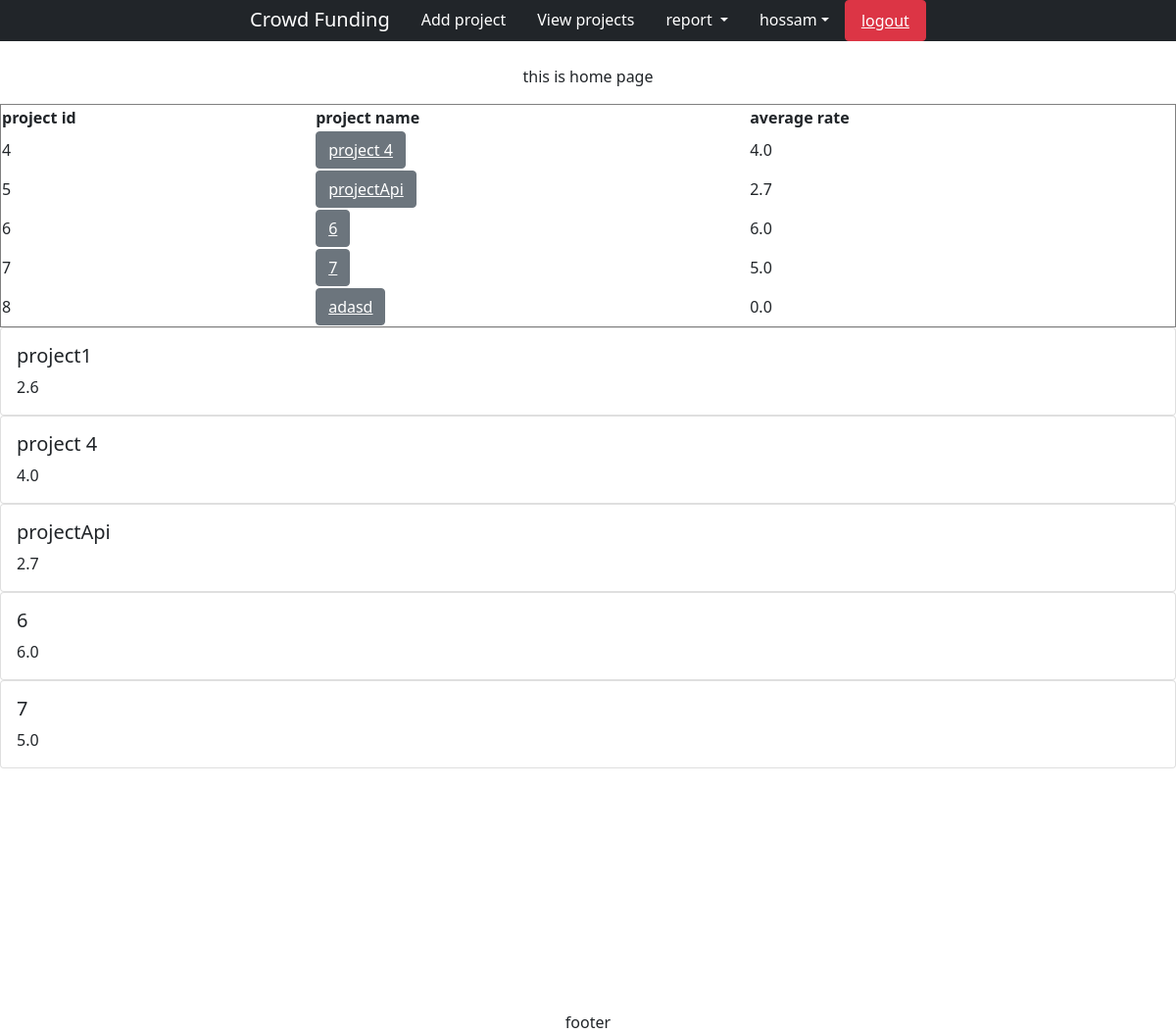
Screenshot of / (signed in) with the database file from the repository.
### projectApp/models.py (models this page shows)
class Projects(models.Model):
    project_id = models.AutoField(primary_key=True)
    title = models.CharField(max_length=50)
    project_details = models.CharField(max_length=500)
    total_target = models.IntegerField()
    total_donations = models.IntegerField(default=0)
    avg_rate = models.FloatField(default=0)
    start_date = models.DateField()
    end_date = models.DateField()
    tag = models.CharField(max_length=6, choices=Tags_CHOICES, default='tag1')
    category = models.CharField(max_length=6, choices=CATEGORY_CHOICES, default='cat1')
    def __str__(self):
        return self.title

### projectApp/views.py (the view)
# urls.py: path('',projectApp.views.viewLatest, name="home"),
def viewLatest(request):
    latestProjects = Projects.objects.all().order_by('-project_id')[:5][::-1]
    highestRate = Projects.objects.filter(
    avg_rate__gte=Projects.objects.order_by('-avg_rate')[4].avg_rate
)
    print(highestRate)
    return render(request, 'project/home.html', {'latestProjects': latestProjects, 'highestRate':highestRate})

### templates/project/home.html (shortened to what this page needs)
{% extends "base.html" %}
{% block name %}
{% if user.is_authenticated %}
<br>
<p style="text-align: center;"> this is home page </p>
{%endif%}
<table border="1" width="100%">
 <tr>
        <th> project id </th>
        <th> project name </th>
        <th> average rate  </th>
 {% for project in latestProjects %}
<tr>
<a>
        <td>{{ project.project_id }}</td>
        <td><button class="btn btn-secondary" ><a class="link" style="color: white" href="{% url 'projectdetails' project.project_id %}">{{ project.title }}</a></button></td>
        <td>{{ project.avg_rate }}</td>
     <td>
     </a>
 {% endfor %}
</table>
{% for project in highestRate %}
<div class="card-columns">
<div class="card  style="width: 18rem;">
  <div class="card-body">
    <h5 class="card-title">{{ project.title }}</h5>
    <p class="card-text">{{project.avg_rate}} </p>
  </div>
</div>
</div>{% endfor %}
{% endblock name %}

### templates/base.html (shortened to what this page needs)
<!DOCTYPE html>
<html lang="en">
<head>
    <link href="https://cdn.jsdelivr.net/npm/bootstrap@5.1.3/dist/css/bootstrap.min.css" rel="stylesheet"
>
</head>
<body>
{% if user.is_authenticated %}
<ul class="nav justify-content-center bg-dark">
    <a class="navbar-brand" style="color: white;" href="{% url 'home' %}">Crowd Funding</a>
    <li class="nav-item">
        <a class="nav-link active" style="color: white;" aria-current="page" href="{% url 'projectadd' %}">Add project</a>
    </li>
    <li class="nav-item">
        <a class="nav-link" style="color: white;" href="{% url 'viewprojects' %}">View projects</a>
    </li>
        <li class="nav-item dropdown">
        <a class="nav-link dropdown-toggle" style="color: white;" id="navbarDropdown2" role="button" data-bs-toggle="dropdown"
           aria-haspopup="true" aria-expanded="false">
            report
        </a>
    </li>
    <li class="nav-item">
        <a class="nav-link  dropdown-toggle  " style="color: white" data-bs-toggle="dropdown" role="button">
            {{user.username}}</a>
    </li>
    <li class="nav-item">
        <button class="nav-link btn btn-danger"><a  style="color:white" href="{% url 'logout' %}"> logout</a></button>
    </li>
</ul>
{% endif %}
{% block name %}{% endblock name %}
<pre>
</pre>
{% if user.is_authenticated %}
<footer style="text-align: center;">footer</footer>
{% endif %}
</body>
</html>

### rows the page displays
Projects: project_id "4", title "project 4", avg_rate "4.0"
Projects: project_id "5", title "projectApi", avg_rate "2.7"
Projects: project_id "6", title "6", avg_rate "6.0"
Projects: project_id "7", title "7", avg_rate "5.0"
Projects: project_id "8", title "adasd", avg_rate "0.0"
Projects: title "project1", avg_rate "2.6"

### other values shown
{{ user.username }} "hossam"
